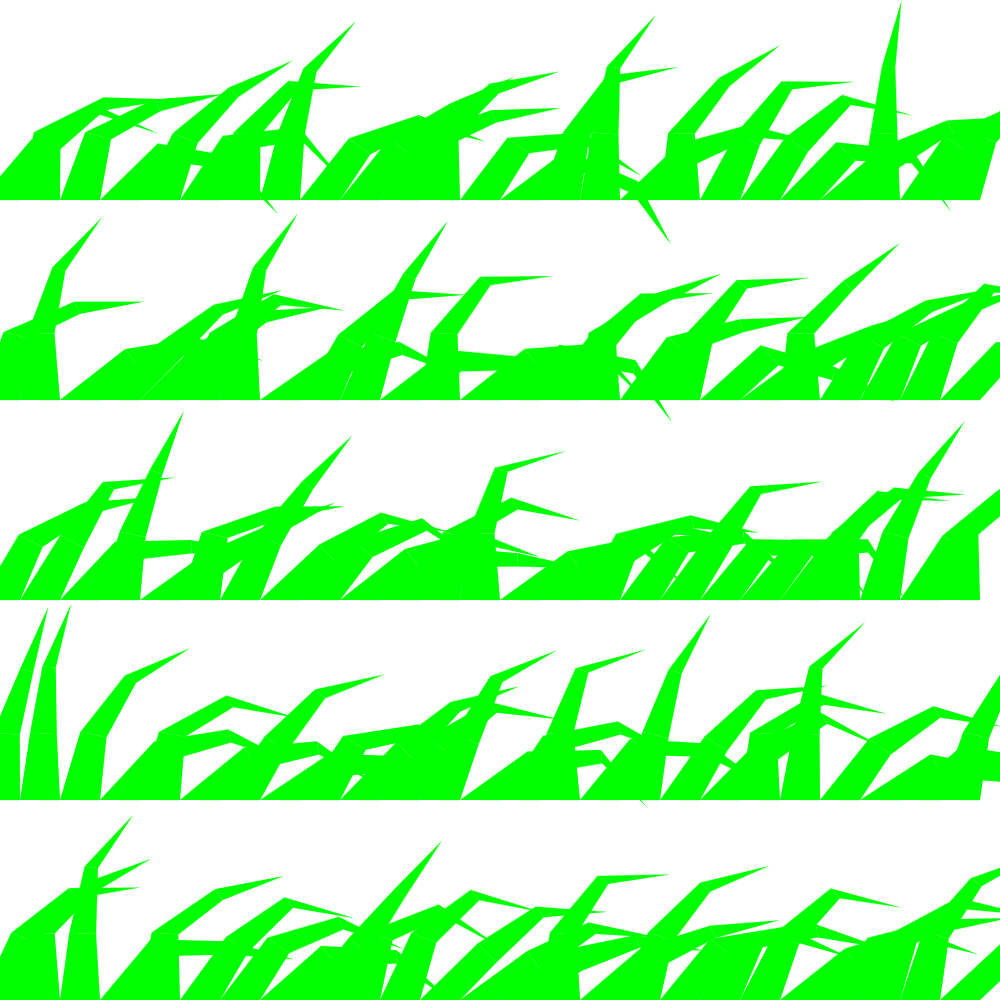
Frame 1 (no input)
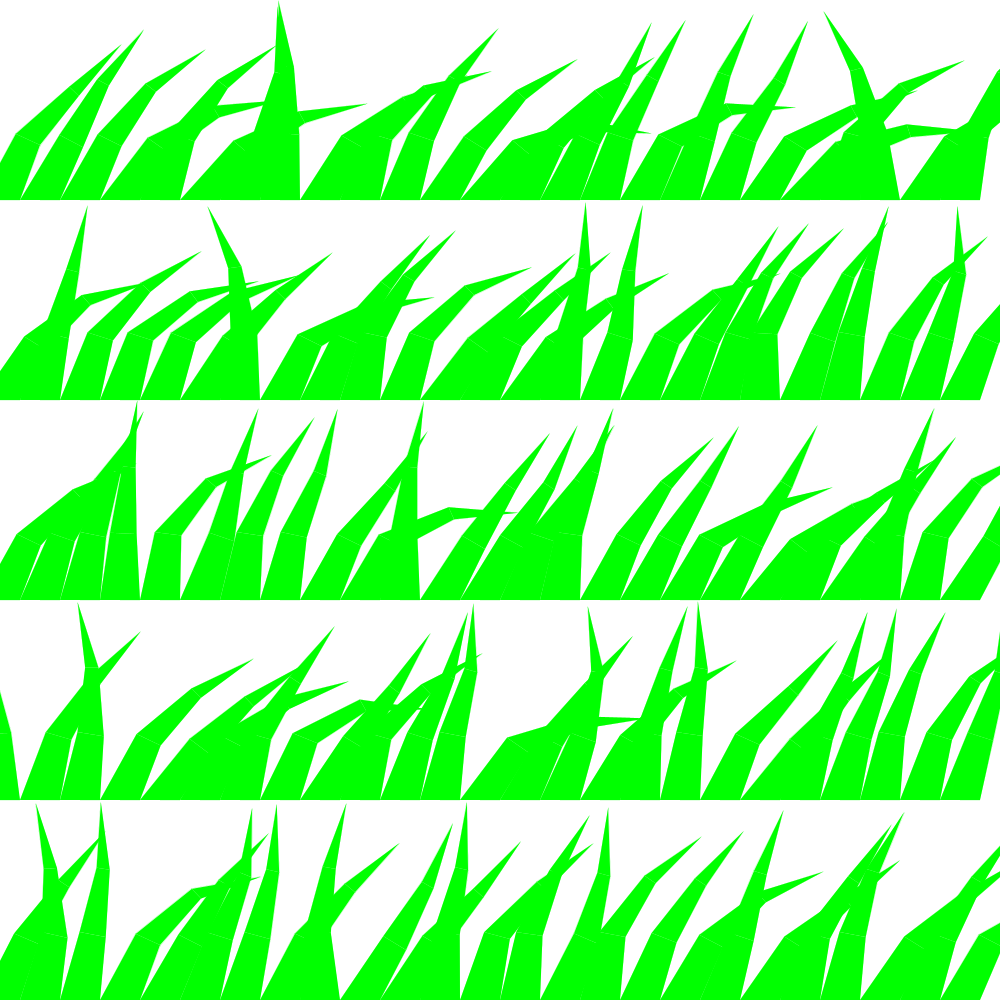
Frame 60 (the mouse pressed at the canvas centre just before this capture)
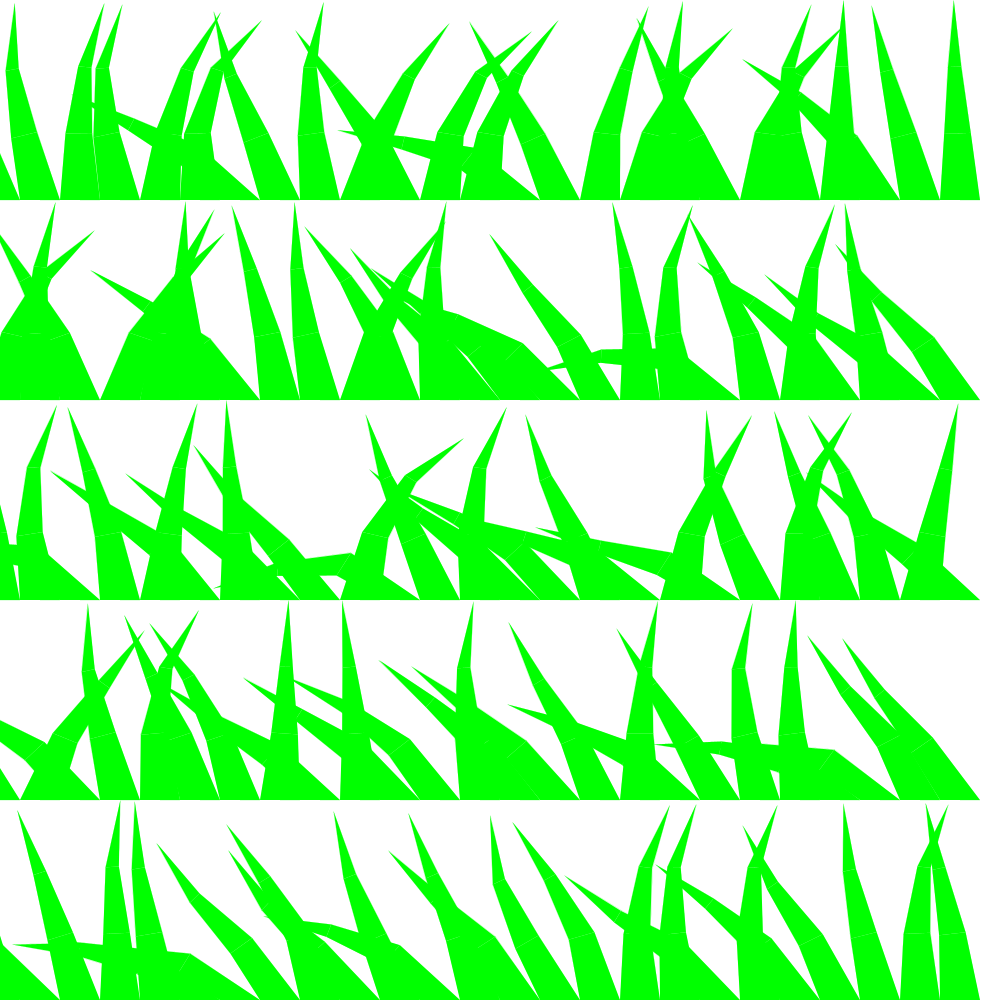
Frame 120 (the mouse held since frame 60 and released just before this capture)

The Processing sketch that drew these frames (run headless with seeded random() and noise(); from frame 60 on, the mouse is pressed at the canvas centre):

// Processing sketch: sketch_6_3
// ── sketch_6_3.pde
/* A field of grass made out of mass spring damper systems
 * moved by perlin noise wind.
 * By Jesse Visser & Jonathan Matarazzi
 */

Grass[][] grasses;

long prevTime;
long interval = 500;

int grassWidth = 40;
int grassHeight = 200;

float forceModifier = 0.05;

float noiseOffset = 10;
float noiseTimeOffset = 0;
float noiseOffsetter = 0.1;

void setup() {
  size(1000, 1000);
  grasses = new Grass[width/grassWidth][height/grassHeight];
  //Fill the array with grass
  for (int i = 0; i < grasses.length; i++) {
    for (int j = 0; j < grasses[0].length; j++) {
      grasses[i][j] = new Grass(new PVector(i*grassWidth, (j+1)*grassHeight), 3, grassHeight, grassWidth);
    }
  }
}

void draw() {
  background(255);
  //Update and display every piece of grass
  for (int i = 0; i < grasses.length; i++) {
    for (int j = 0; j < grasses[0].length; j++) {
      grasses[i][j].update();
      grasses[i][j].display();
    }
  }
  
  //check if it is time to apply wind
  long currentTime = millis();
  if (currentTime-prevTime > interval) {

    //Apply perlin noise wind to all the grasses
    for (int i = 0; i < grasses.length; i++) {
      for (int j = 0; j < grasses[0].length; j++) {
        grasses[i][j].addForce(noise(i+noiseOffset+noiseOffset, j+noiseOffset+noiseTimeOffset)*2*forceModifier-forceModifier);
      }
    }
    prevTime = currentTime;
    noiseTimeOffset+=noiseOffsetter;
  }
}

// ── RotMSDSystem.pde
//A class for a single rotary mass spring damper system that looks like grass
class RotMSDSystem {
  
  float stickLength;
  float speed;

  float dampConst = 0.05;
  float springConst = 200;
  float mass = 10;

  float rotation = 0.1;
  float velocity = 0;
  float acceleration = 0;
  
  float force = 0;
  
  float lowerWidth;
  float higherWidth;
  
  float forceToAdd = 0;
  
  
  RotMSDSystem(float stickLength, float maxRot, float speed, float lowerWidth, float higherWidth) {
    this.stickLength = stickLength;
    rotation = random(0,maxRot);
    this.speed = speed;
    speed = 1;
    this.lowerWidth = lowerWidth;
    this.higherWidth = higherWidth;
  }
  
  //Calculate the new rotation using the current state and the force and velocity of its neigbours
  void update(float velNeighbour, float forceNeighbour) {
   
    float torque = 1/springConst*rotation;
    float friction = dampConst*velocity;
    
    force = torque+friction;
    
    float realForce = forceNeighbour-force+forceToAdd;
    forceToAdd = 0;
    acceleration = realForce/mass;
    velocity+=speed*acceleration;
    rotation+=velocity-velNeighbour;
    
    
  }
  
  //Display the grass piece
  void display() {
    fill(0,255,0);
    strokeWeight(0);
    stroke(0,255,0);
    beginShape();
    vertex(-lowerWidth/2,0);
    vertex(lowerWidth/2,0);
    PVector higherPoint = new PVector(0,stickLength).rotate(rotation);
    PVector highLeft = higherPoint.copy().add(new PVector(0,-higherWidth/2,0).rotate(rotation-HALF_PI));
    PVector highRight = higherPoint.copy().add(new PVector(0,higherWidth/2).rotate(rotation-HALF_PI));
    vertex(highRight.x,highRight.y);
    vertex(highLeft.x,highLeft.y);
    endShape(CLOSE);
    
    rotate(rotation);
    translate(0,stickLength);
    //line(0,0,0,stickLength);
  }
  
  //Get the current force
  float getForce() {
    return force;
  }
  
  //Get the current velocity
  float getVel() {
    return velocity;
  }
  
  //Apply force to this piece
  void addForce(float _force) {
    forceToAdd = _force;
  }
}

// ── System.pde
//A class that manages multiple mass spring damper systems and looks like grass
class Grass {
  ArrayList<RotMSDSystem> subSystems;
  PVector pos;
  float grassWidth;
  

  Grass(PVector position, int parts, float grassHeight, float grassWidth) {
    this.pos = position;
    this.grassWidth = grassWidth;
    subSystems = new ArrayList<RotMSDSystem>();
    float widthModifier = grassWidth/parts;
    //create the individual mass sprig dampers systems and calculate the correct width and height for them
    for (int i = 0; i< parts; i++) {
      float lowerWidth = grassWidth-i*widthModifier;
      float higherWidth = grassWidth-(i+1)*widthModifier;
      subSystems.add(new RotMSDSystem(grassHeight/parts, PI/parts, parts, lowerWidth, higherWidth));
    }
  }

  void update() {
    //Update all mass spring damper systems and give them the force and velocity of their neighbours
    subSystems.get(0).update(0, subSystems.get(1).getForce());
    for (int i = 1; i < subSystems.size()-1; i++) {
      subSystems.get(i).update(subSystems.get(i-1).getVel(), subSystems.get(i+1).getForce());
    }
    subSystems.get(subSystems.size()-1).update(subSystems.get(subSystems.size()-2).getVel(), 0);
  }

  void display() {
    //display all individual pieces of grass
    strokeWeight(0);
    pushMatrix();
    translate(pos.x, pos.y);
    rotate(PI);
    for (RotMSDSystem subSystem : subSystems) {
      subSystem.display();
    }
    popMatrix();
  }
  
  //Apply a force to the top piece of grass
  void addForce(float force) {
    subSystems.get(subSystems.size()-1).addForce(force);
  }
}
